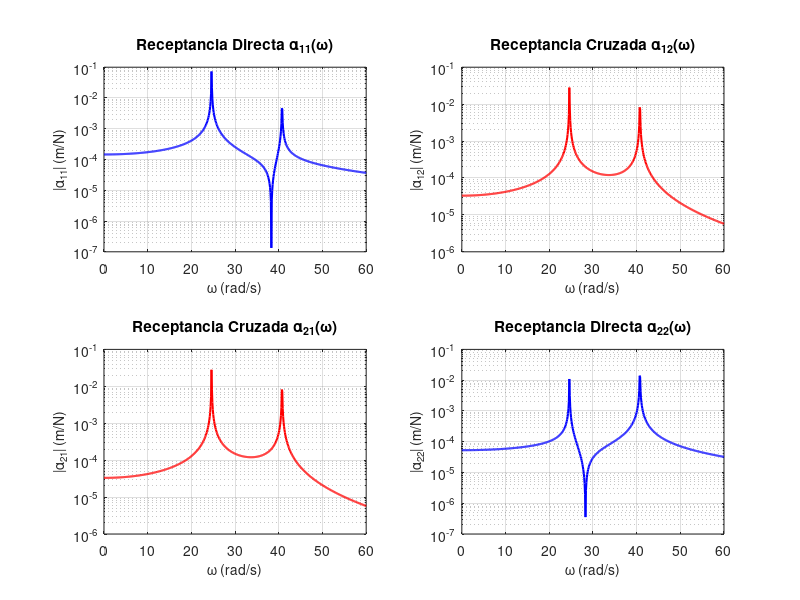

Here is the MATLAB script that generated this plot: (Note: this script raises an error after producing the figure.)
% Programa para frecuencias naturales, formas modales
% y estimación de la receptancia para el SISTEMA 1 (2 GDL)
% Adaptado del código del Mtro. Sergio Rojas (30 de octubre)
% Alumno: Bernardo Oliva Aquino
clc, clear, close all

% 1. Definición del sistema vibratorio
m1 = 10;
m2 = 15;
k1 = 3000;
k2 = 5000;
k3 = 17000;

disp("Matriz de masa M:")
M = [m1 0; 0 m2]

disp("Matriz de rigidez K:")
K = [k1+k2 -k2; -k2 k2+k3]

% 2. Valores y vectores característicos
[vec, val] = eig(inv(M)*K);

% Ordenar frecuencias y modos
[val_diag, idx] = sort(diag(val));
vec = vec(:, idx);

disp("Vectores característicos (Formas modales normalizadas al 1er GDL):")
vec = [vec(:,1)/vec(1,1), vec(:,2)/vec(1,2)]

disp("Frecuencias naturales (rad/s):")
fn = sqrt(val_diag)

disp("Frecuencias naturales (Hz):")
fn_hz = fn / (2*pi)

% 3. Estimación de Rigidez Dinámica y Receptancia
% Rango de frecuencia para capturar las frecuencias naturales (24.62 y 40.75 rad/s)
w = 0:0.1:60; 
Re = zeros(2, 2, length(w));

for j = 1:length(w)
    Re(:,:,j) = inv(-w(j)^2 * M + K);
end

% Extracción de receptancias individuales
for j = 1:length(w)
    Re11(j) = Re(1,1,j);
    Re12(j) = Re(1,2,j);
    Re21(j) = Re(2,1,j);
    Re22(j) = Re(2,2,j);
end

% 4. Graficación de todas las receptancias posibles (2x2)
figure('Name', 'Receptancias Sistema 1 (2 GDL)', 'Color', 'w', 'Position', [100, 100, 850, 650]);

subplot(2,2,1)
semilogy(w, abs(Re11), 'b', 'LineWidth', 1.5)
grid on
title('Receptancia Directa \alpha_{11}(\omega)', 'FontSize', 11)
xlabel('\omega (rad/s)', 'FontSize', 10)
ylabel('|\alpha_{11}| (m/N)', 'FontSize', 10)

subplot(2,2,2)
semilogy(w, abs(Re12), 'r', 'LineWidth', 1.5)
grid on
title('Receptancia Cruzada \alpha_{12}(\omega)', 'FontSize', 11)
xlabel('\omega (rad/s)', 'FontSize', 10)
ylabel('|\alpha_{12}| (m/N)', 'FontSize', 10)

subplot(2,2,3)
semilogy(w, abs(Re21), 'r', 'LineWidth', 1.5)
grid on
title('Receptancia Cruzada \alpha_{21}(\omega)', 'FontSize', 11)
xlabel('\omega (rad/s)', 'FontSize', 10)
ylabel('|\alpha_{21}| (m/N)', 'FontSize', 10)

subplot(2,2,4)
semilogy(w, abs(Re22), 'b', 'LineWidth', 1.5)
grid on
title('Receptancia Directa \alpha_{22}(\omega)', 'FontSize', 11)
xlabel('\omega (rad/s)', 'FontSize', 10)
ylabel('|\alpha_{22}| (m/N)', 'FontSize', 10)

sgtitle('Sistema 1 (2 GDL) - Matriz Completa de Receptancias [\alpha_{ij}(\omega)]', 'FontWeight', 'bold', 'FontSize', 13);
